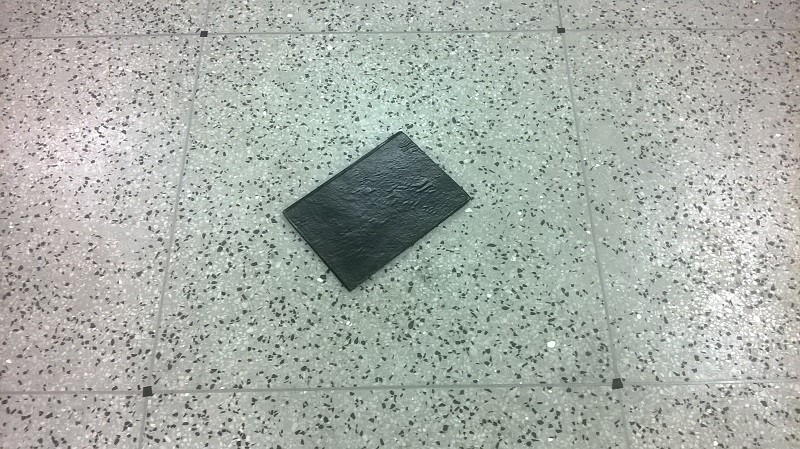
#> input picture input/img1.jpg, 800 x 449 px; its folder holds 4 pictures in this run
$ python color_segmentation.py
#> lines starting #> are read from the running program, lines starting #| are printed output that depends on the picture; after the words box and inside, x2 and y2 are one past the last pixel; in counts of white or black regions, pixels touching at a corner belong together
import cv2
import numpy as np
from matplotlib import pyplot as plt
import math

def threshold():
    for t in range(1,8):
        print(t)
        name = './input/img'+str(t)+'.jpg'
        img2 = cv2.imread(name)
#> img2 is the input picture: shape (449, 800, 3); mean B, G, R 168.6, 175, 168.6
        #median filter
        kernel = np.ones((5,5),np.float32)/25
        img1 = cv2.filter2D(img2,-1,kernel)
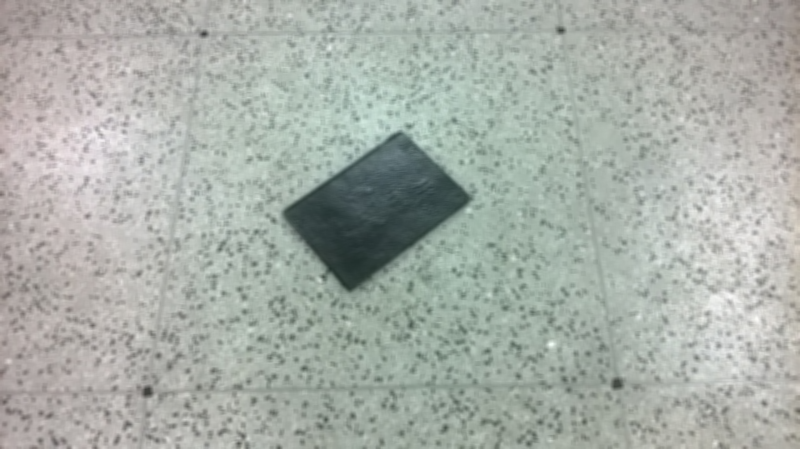
#> img1: shape (449, 800, 3); mean B, G, R 168.6, 175, 168.6
        cv2.imshow("Original", img1)
        img = cv2.cvtColor(img1, cv2.COLOR_BGR2YCR_CB)
#> img: shape (449, 800, 3); mean of channels 0, 1, 2 172.4, 125.3, 125.9
        Y,Cb,Cr = cv2.split(img)
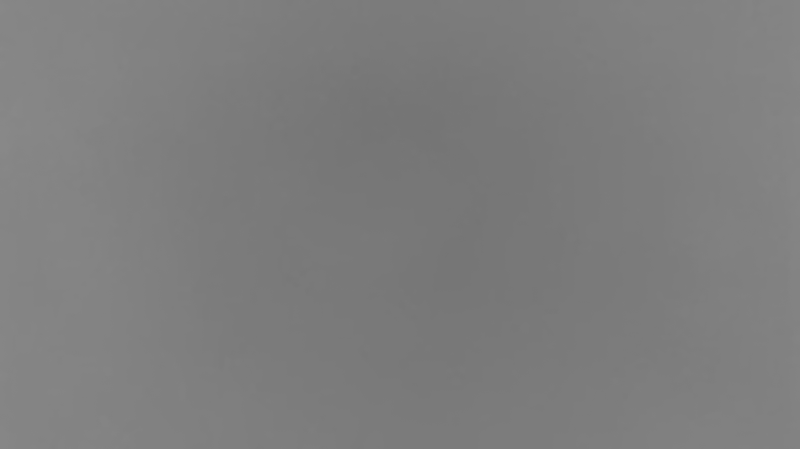
#> Cb: shape (449, 800); min 116, max 137, mean 125.3
        rows, cols = Y.shape
#> rows = 449; cols = 800
        for i in range(0,rows):
            for j in range(0,cols):
                a = int(Cb[i][j])
                b = int(Cr[i][j])
                c = int(Y[i][j])
                x = math.sqrt(a*a + b*b + c*c)
                if x > 210:
                    Y[i][j] = 255
                else:
                    Y[i][j] = 0
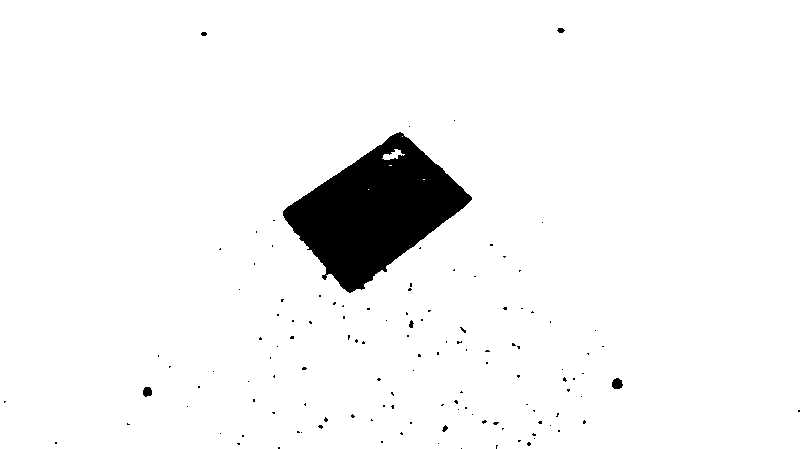
#> Y: shape (449, 800); 95.4% white; 125 black regions (118 under 20 px), largest, box (x1, y1, x2, y2) and area: (283, 132, 472, 293) 15582, (612, 378, 623, 389) 94, (143, 387, 152, 397) 73
        name1 = "./output/Five/"+str(t)+".jpg"
        cv2.imwrite(name1,Y)
        cv2.imshow("Image",Y)
        cv2.waitKey(0)
#> pass 2 of the loop in threshold, `for t in range(1,8):`:
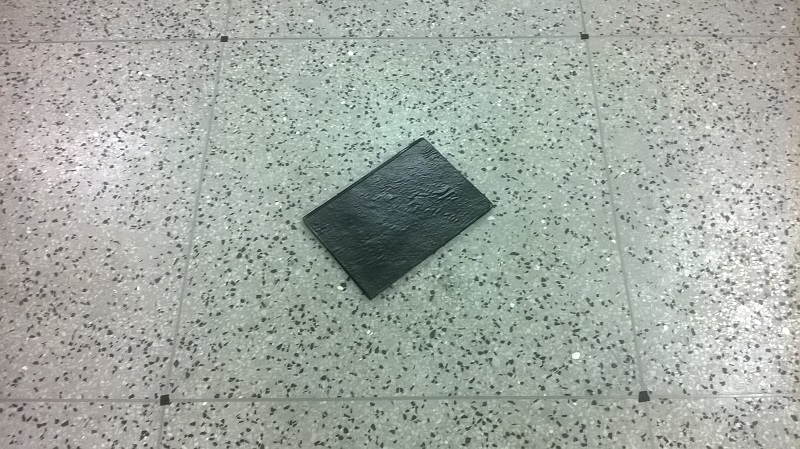
#> input picture input/img2.jpg, 800 x 449 px
#> in threshold, img2 is the input picture: shape (449, 800, 3); mean B, G, R 163.1, 170.3, 163.2
#> img: shape (449, 800, 3); mean of channels 0, 1, 2 167.3, 125, 125.6
#> in threshold, `Y,Cb,Cr = cv2.split(img)`:
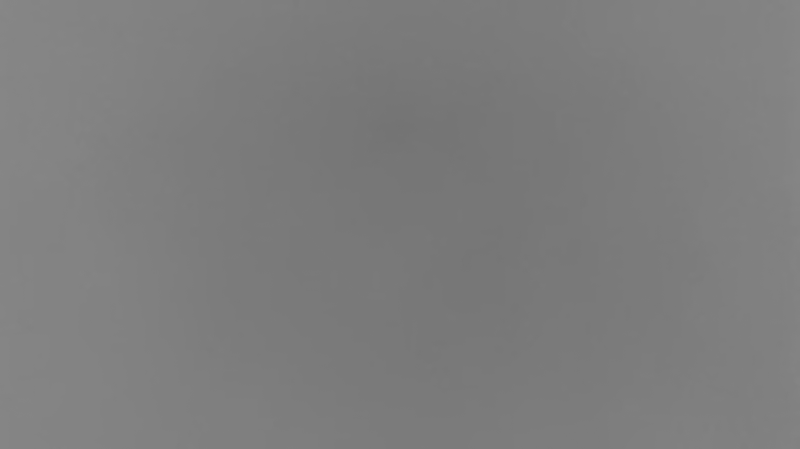
#> Cb: shape (449, 800); min 115, max 135, mean 125
#> after the loop in threshold, `for i in range(0,rows):`:
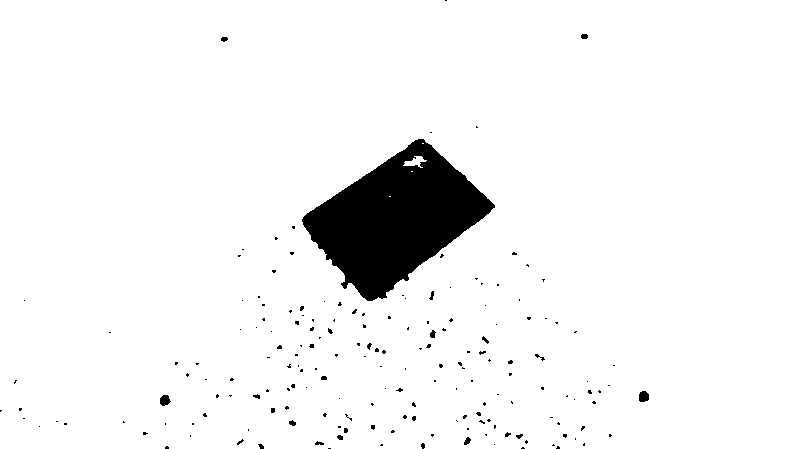
#> Y: shape (449, 800); 95% white; 180 black regions (162 under 20 px), largest, box (x1, y1, x2, y2) and area: (302, 139, 495, 301) 16275, (639, 391, 649, 402) 93, (160, 395, 171, 406) 89
#> pass 3 of the loop in threshold, `for t in range(1,8):`:
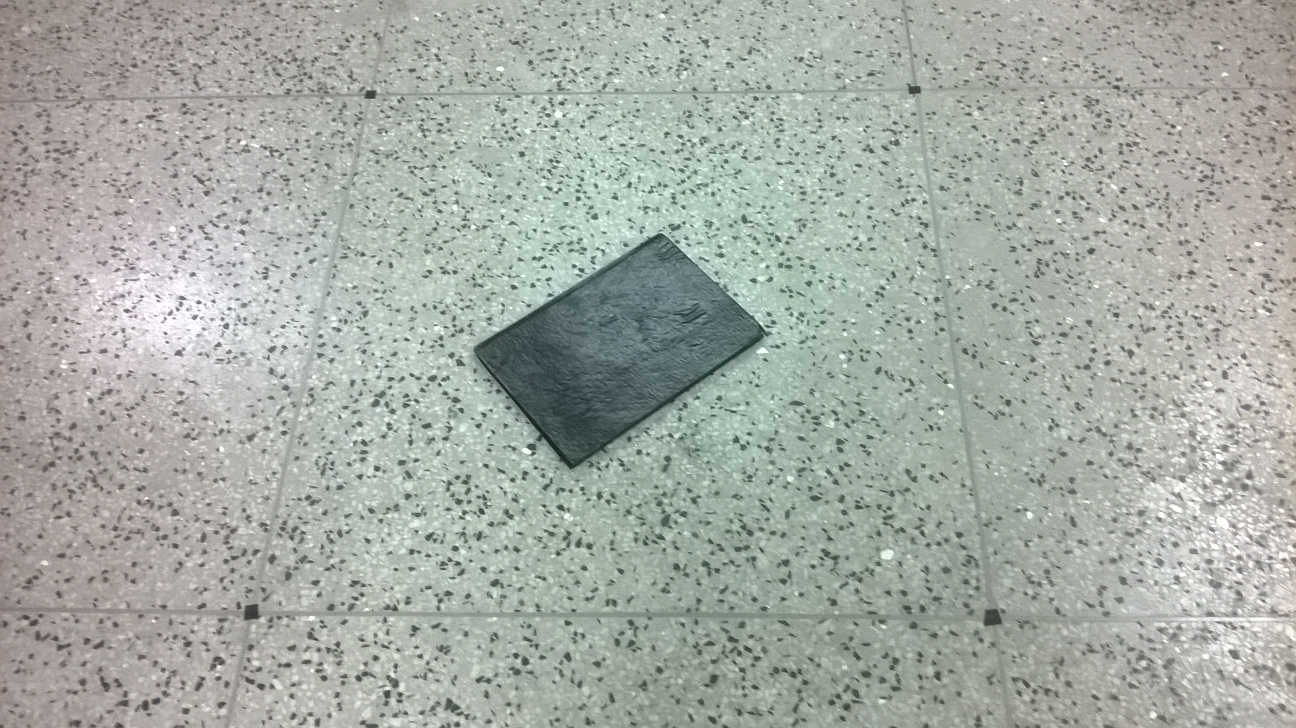
#> input picture input/img3.jpg, 2592 x 1456 px (shown at 1/2 size)
#> in threshold, img2 is the input picture: shape (1456, 2592, 3); mean B, G, R 165.5, 172.3, 166.1
#> img1: shape (1456, 2592, 3)
#> img: shape (1456, 2592, 3); mean of channels 0, 1, 2 169.7, 125.4, 125.7
#> in threshold, `Y,Cb,Cr = cv2.split(img)`:
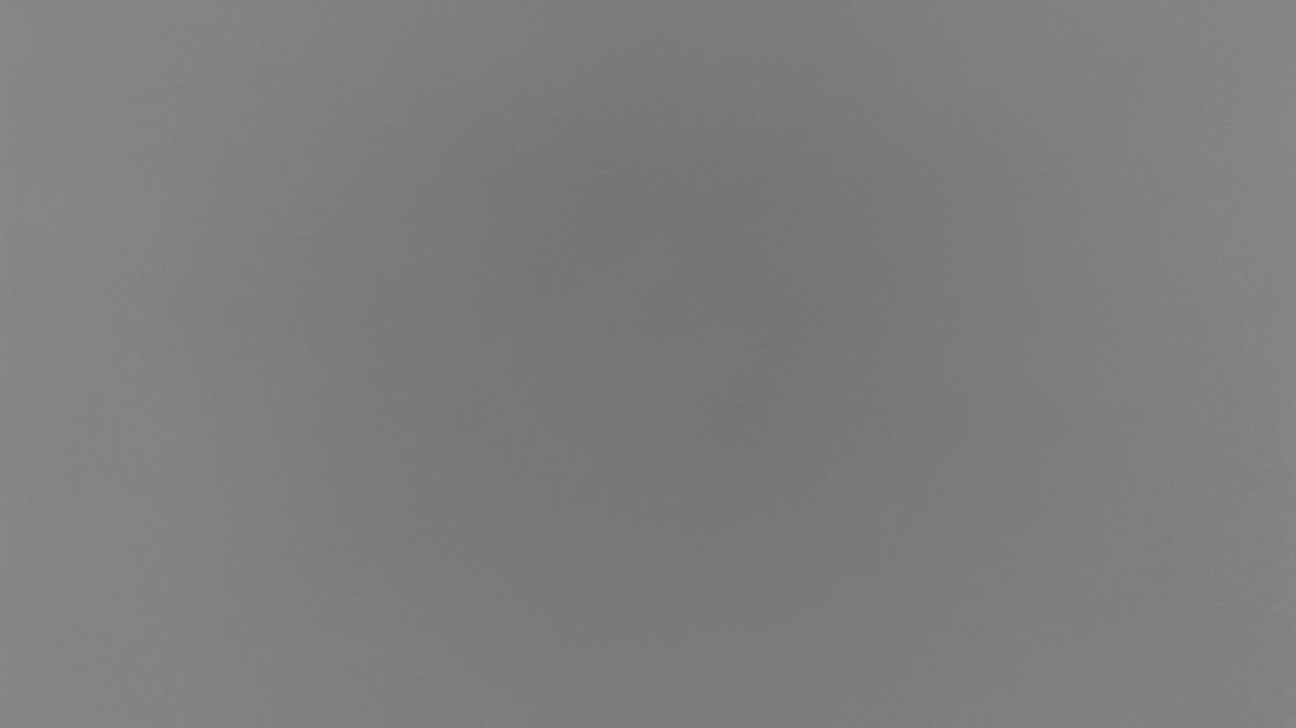
#> Cb: shape (1456, 2592) (shown at 1/2 size); min 114, max 137, mean 125.4
#> Cr: shape (1456, 2592)
#> after the loop in threshold, `for i in range(0,rows):`:
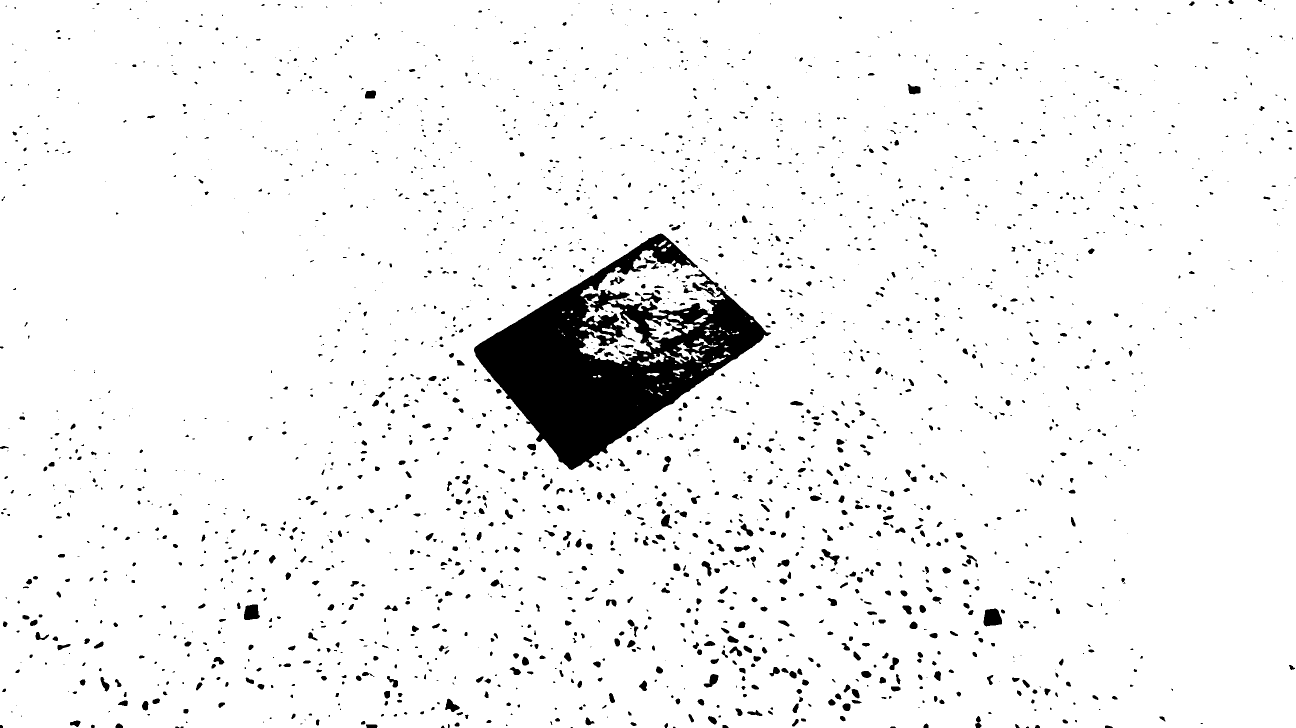
#> Y: shape (1456, 2592) (shown at 1/2 size); 94.9% white; 2379 black regions (1215 under 20 px), largest, box (x1, y1, x2, y2) and area: (948, 467, 1542, 940) 109994, (1967, 1217, 2004, 1253) 1048, (488, 1209, 520, 1240) 795
#> the loop made 5 passes; the first 3 are shown

#> (the run stopped early here; a loop or call above may not have finished)
